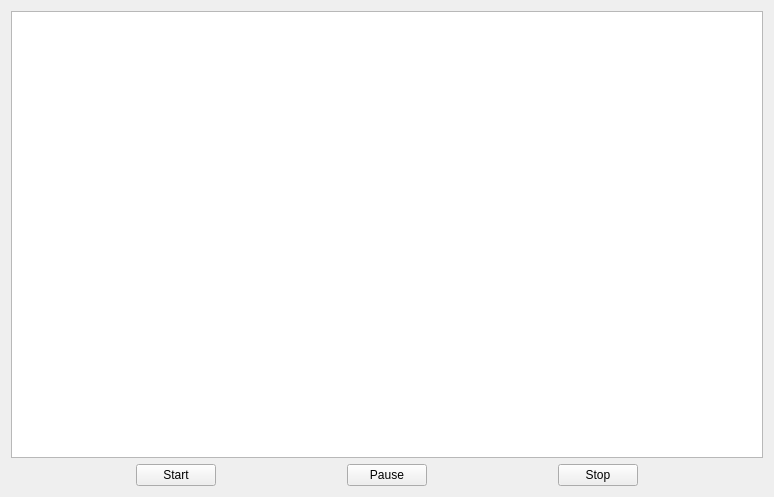
<?xml version="1.0" encoding="UTF-8"?>
<ui version="4.0">
 <class>Widget</class>
 <widget class="QWidget" name="Widget">
  <property name="geometry">
   <rect>
    <x>0</x>
    <y>0</y>
    <width>774</width>
    <height>497</height>
   </rect>
  </property>
  <property name="windowTitle">
   <string>Widget</string>
  </property>
  <layout class="QGridLayout" name="gridLayout">
   <item row="0" column="0">
    <widget class="QChartView" name="chartView">
     <property name="maximumSize">
      <size>
       <width>16777215</width>
       <height>456</height>
      </size>
     </property>
     <property name="resizeAnchor">
      <enum>QGraphicsView::AnchorUnderMouse</enum>
     </property>
    </widget>
   </item>
   <item row="1" column="0">
    <layout class="QHBoxLayout" name="horizontalLayout">
     <item>
      <spacer name="horizontalSpacer_3">
       <property name="orientation">
        <enum>Qt::Horizontal</enum>
       </property>
       <property name="sizeHint" stdset="0">
        <size>
         <width>40</width>
         <height>20</height>
        </size>
       </property>
      </spacer>
     </item>
     <item>
      <widget class="QPushButton" name="startButton">
       <property name="text">
        <string>Start</string>
       </property>
      </widget>
     </item>
     <item>
      <spacer name="horizontalSpacer">
       <property name="orientation">
        <enum>Qt::Horizontal</enum>
       </property>
       <property name="sizeHint" stdset="0">
        <size>
         <width>40</width>
         <height>20</height>
        </size>
       </property>
      </spacer>
     </item>
     <item>
      <widget class="QPushButton" name="pauseButton">
       <property name="text">
        <string>Pause</string>
       </property>
      </widget>
     </item>
     <item>
      <spacer name="horizontalSpacer_2">
       <property name="orientation">
        <enum>Qt::Horizontal</enum>
       </property>
       <property name="sizeHint" stdset="0">
        <size>
         <width>40</width>
         <height>20</height>
        </size>
       </property>
      </spacer>
     </item>
     <item>
      <widget class="QPushButton" name="stopButton">
       <property name="text">
        <string>Stop</string>
       </property>
      </widget>
     </item>
     <item>
      <spacer name="horizontalSpacer_4">
       <property name="orientation">
        <enum>Qt::Horizontal</enum>
       </property>
       <property name="sizeHint" stdset="0">
        <size>
         <width>40</width>
         <height>20</height>
        </size>
       </property>
      </spacer>
     </item>
    </layout>
   </item>
  </layout>
 </widget>
 <layoutdefault spacing="6" margin="11"/>
 <customwidgets>
  <customwidget>
   <class>QChartView</class>
   <extends>QGraphicsView</extends>
   <header>QtCharts</header>
  </customwidget>
 </customwidgets>
 <resources/>
 <connections/>
</ui>
